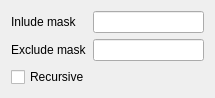
<?xml version="1.0" encoding="UTF-8"?>
<ui version="4.0">
 <class>DirectoryOptions</class>
 <widget class="QWidget" name="DirectoryOptions">
  <property name="geometry">
   <rect>
    <x>0</x>
    <y>0</y>
    <width>201</width>
    <height>92</height>
   </rect>
  </property>
  <property name="sizePolicy">
   <sizepolicy hsizetype="Fixed" vsizetype="Preferred">
    <horstretch>0</horstretch>
    <verstretch>0</verstretch>
   </sizepolicy>
  </property>
  <property name="minimumSize">
   <size>
    <width>0</width>
    <height>0</height>
   </size>
  </property>
  <property name="maximumSize">
   <size>
    <width>16777215</width>
    <height>16777215</height>
   </size>
  </property>
  <property name="windowTitle">
   <string>Form</string>
  </property>
  <layout class="QVBoxLayout" name="verticalLayout">
   <item>
    <layout class="QGridLayout" name="gridLayout">
     <item row="1" column="0">
      <widget class="QLabel" name="label_2">
       <property name="sizePolicy">
        <sizepolicy hsizetype="Maximum" vsizetype="Preferred">
         <horstretch>0</horstretch>
         <verstretch>0</verstretch>
        </sizepolicy>
       </property>
       <property name="text">
        <string>Exclude mask</string>
       </property>
      </widget>
     </item>
     <item row="0" column="1">
      <widget class="QLineEdit" name="includeMaskEdit">
       <property name="sizePolicy">
        <sizepolicy hsizetype="Preferred" vsizetype="Fixed">
         <horstretch>0</horstretch>
         <verstretch>0</verstretch>
        </sizepolicy>
       </property>
       <property name="minimumSize">
        <size>
         <width>111</width>
         <height>0</height>
        </size>
       </property>
      </widget>
     </item>
     <item row="0" column="0">
      <widget class="QLabel" name="label">
       <property name="sizePolicy">
        <sizepolicy hsizetype="Maximum" vsizetype="Preferred">
         <horstretch>0</horstretch>
         <verstretch>0</verstretch>
        </sizepolicy>
       </property>
       <property name="text">
        <string>Inlude mask</string>
       </property>
      </widget>
     </item>
     <item row="1" column="1">
      <widget class="QLineEdit" name="excludeMaskEdit">
       <property name="sizePolicy">
        <sizepolicy hsizetype="Preferred" vsizetype="Fixed">
         <horstretch>0</horstretch>
         <verstretch>0</verstretch>
        </sizepolicy>
       </property>
       <property name="minimumSize">
        <size>
         <width>111</width>
         <height>0</height>
        </size>
       </property>
      </widget>
     </item>
    </layout>
   </item>
   <item>
    <widget class="QCheckBox" name="recursiveBox">
     <property name="sizePolicy">
      <sizepolicy hsizetype="Maximum" vsizetype="Preferred">
       <horstretch>0</horstretch>
       <verstretch>0</verstretch>
      </sizepolicy>
     </property>
     <property name="minimumSize">
      <size>
       <width>0</width>
       <height>20</height>
      </size>
     </property>
     <property name="text">
      <string>Recursive</string>
     </property>
    </widget>
   </item>
  </layout>
 </widget>
 <resources/>
 <connections/>
</ui>
